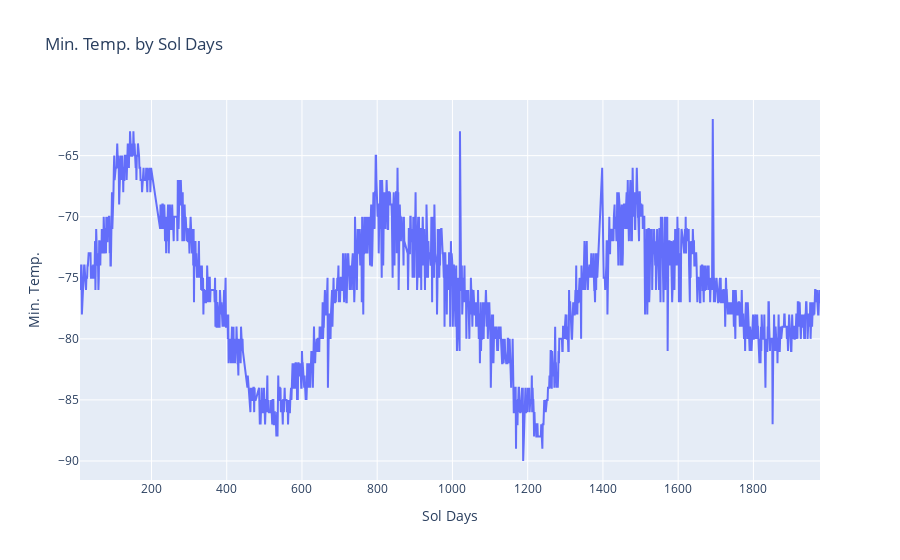

Notebook source saved alongside this figure:
### Code cell
# 5. How many terrestrial (earth) days are there in a Martian year?
plt.figure(figsize=(15, 5))
plt.plot(mars_df['sol'], mars_df['min_temp'])
plt.xlabel('Sol Days', size=18)
plt.ylabel('Min. Temp.', size=18)
plt.title('Min. Temp. by Sol Days', size=20, pad=10)
plt.show()

# create a plotly figure object
fig = go.Figure()
# add a line trace to the plot
fig.add_trace(go.Scatter(x=mars_df['sol'], y=mars_df['min_temp'], mode='lines', hovertemplate='x: %{x}<br>y: %{y}'))
# add axis labels and title
fig.update_layout(xaxis_title='Sol Days', yaxis_title='Min. Temp.', title='Min. Temp. by Sol Days')
# display the plot
fig.show()

### Figure 1 — Plotly figure (JSON) as saved in the notebook; plotly's stock layout.template omitted (floating-point values rounded to 4 significant figures; data arrays with more than 128 entries replaced by an {"elided": "..."} marker saying what was removed)
{"data": [{"hovertemplate": "x: %{x}<br>y: %{y}", "mode": "lines", "type": "scatter", "x": {"elided": "1867 int values"}, "y": {"elided": "1867 int values"}}], "layout": {"title": {"text": "Min. Temp. by Sol Days"}, "xaxis": {"title": {"text": "Sol Days"}}, "yaxis": {"title": {"text": "Min. Temp."}}}}
